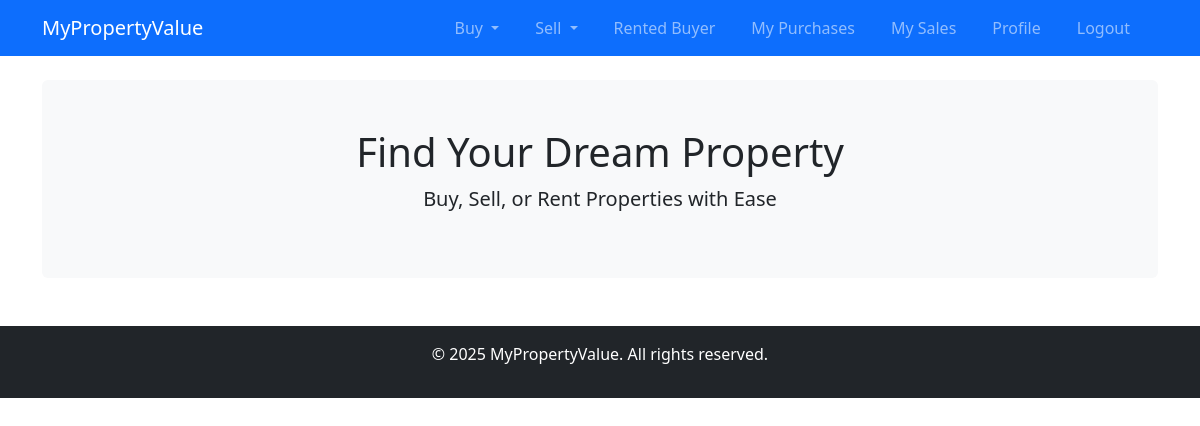
/users/ (signed in), run on an earlier commit of the app's database.
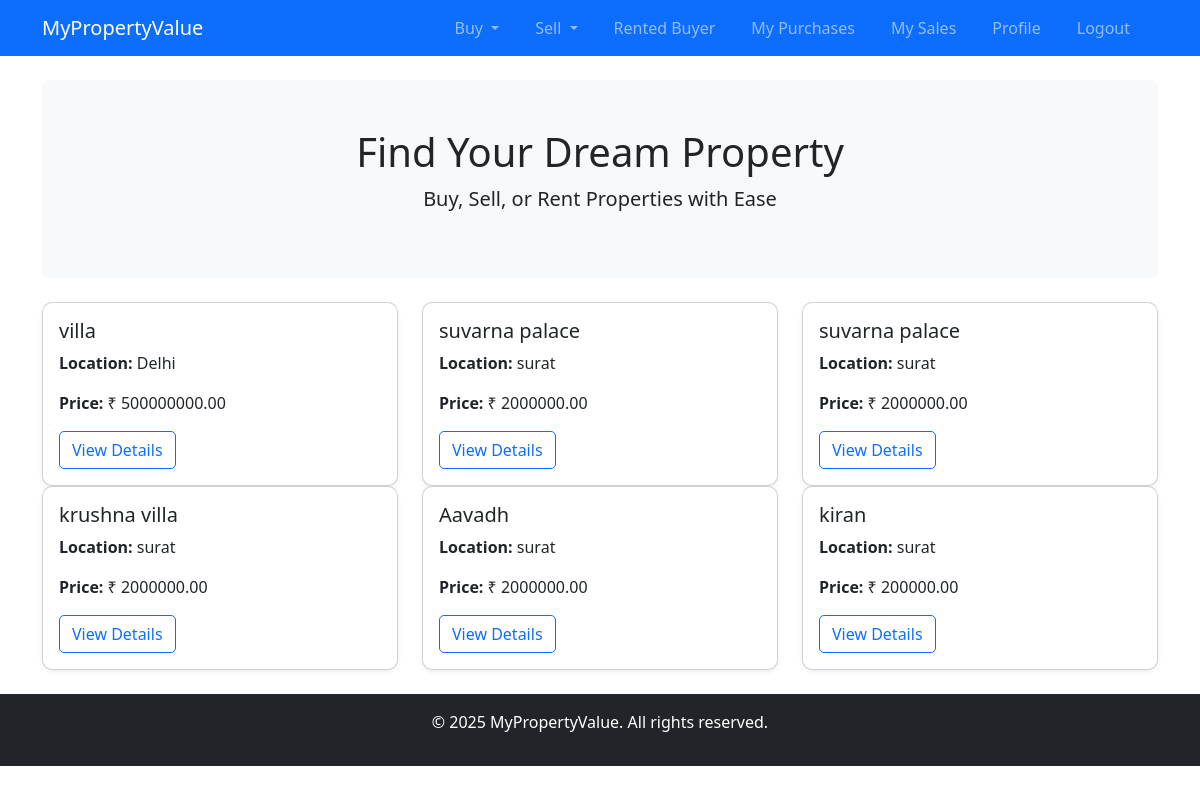
And on a later commit of the database.
### users/models.py (models this page shows, shortened)
class Property(models.Model):
    PROPERTY_TYPES = [
        ('Residential', 'Residential'),
        ('Commercial', 'Commercial'),
    ]
    STATUS_CHOICES = [
        ('Available', 'Available'),
        ('Not Available', 'Not Available'),
    ]
    title = models.CharField(max_length=255)
    image = models.ImageField(upload_to='property_images/', blank=True, null=True)
    description = models.TextField()
    price = models.DecimalField(max_digits=12, decimal_places=2)
    property_type = models.CharField(max_length=20, choices=PROPERTY_TYPES)
    location = models.CharField(max_length=255)
    owner = models.ForeignKey(User, on_delete=models.CASCADE)
    name = models.CharField(max_length=255, default="Unnamed Property") # New status field
    is_sold = models.BooleanField(default=False)
    status = models.CharField(max_length=20, choices=STATUS_CHOICES, default='Available')  # Add this field

### users/views.py (the view)
# urls.py: 2. Add a URL to urlpatterns:  path('', views.home, name='home')
@login_required
def home(request):
    available_properties = Property.objects.exclude(owner=request.user)
    return render(request, 'users/home.html', {
        'properties': available_properties
    })

### users/templates/users/home.html
{% extends 'base.html' %} {% block title %}Home - MyPropertyValue{% endblock %}
{% block content %}
<div class="jumbotron bg-light text-center p-5 rounded">
  <h1>Find Your Dream Property</h1>
  <p class="lead">Buy, Sell, or Rent Properties with Ease</p>
</div>
<div class="row mt-4">
  {% for property in properties %}
  <div class="col-md-4">
    <div class="card shadow-sm">
      <div class="card-body">
        <h5 class="card-title">{{ property.title }}</h5>
        <p class="card-text">
          <strong>Location:</strong> {{ property.location }}
        </p>
        <p class="card-text"><strong>Price:</strong> ₹ {{ property.price }}</p>
        <a
          href="{% url 'property_details' property.id %}"
          class="btn btn-outline-primary"
          >View Details</a
        >
      </div>
    </div>
  </div>
  {% endfor %}
</div>
{% endblock %}

What changed in the data, as far as the page shows it:
added Property: title "villa", location "Delhi", price "500000000.00"
added Property: title "suvarna palace", location "surat", price "2000000.00"
added Property: title "suvarna palace", location "surat", price "2000000.00"
added Property: title "krushna villa", location "surat", price "2000000.00"
added Property: title "Aavadh", location "surat", price "2000000.00"
added Property: title "kiran", location "surat", price "200000.00"
